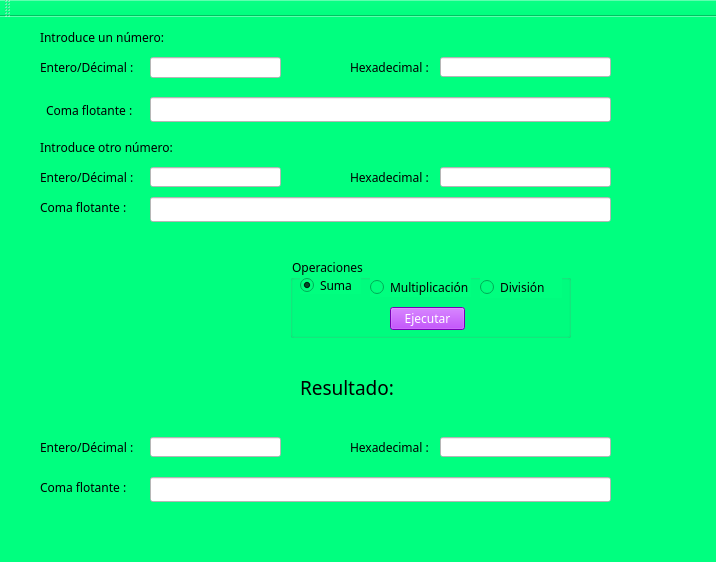
<?xml version="1.0" encoding="UTF-8"?>
<ui version="4.0">
 <class>MainWindow</class>
 <widget class="QMainWindow" name="MainWindow">
  <property name="geometry">
   <rect>
    <x>0</x>
    <y>0</y>
    <width>716</width>
    <height>562</height>
   </rect>
  </property>
  <property name="font">
   <font>
    <family>Segoe Print</family>
    <pointsize>10</pointsize>
   </font>
  </property>
  <property name="windowTitle">
   <string>ALU  (Unidad Aritmético Lógica)</string>
  </property>
  <property name="windowIcon">
   <iconset resource="imagenes.qrc">
    <normaloff>:/imagenes/91365.png</normaloff>:/imagenes/91365.png</iconset>
  </property>
  <property name="styleSheet">
   <string notr="true">background-color: rgb(0, 255, 127);</string>
  </property>
  <widget class="QWidget" name="centralWidget">
   <widget class="QLabel" name="label">
    <property name="geometry">
     <rect>
      <x>40</x>
      <y>10</y>
      <width>141</width>
      <height>20</height>
     </rect>
    </property>
    <property name="font">
     <font>
      <family>Segoe Print</family>
     </font>
    </property>
    <property name="text">
     <string>Introduce un número:</string>
    </property>
   </widget>
   <widget class="QLineEdit" name="num1">
    <property name="enabled">
     <bool>false</bool>
    </property>
    <property name="geometry">
     <rect>
      <x>150</x>
      <y>80</y>
      <width>461</width>
      <height>25</height>
     </rect>
    </property>
    <property name="styleSheet">
     <string notr="true">background-color: rgb(255, 255, 255);</string>
    </property>
    <property name="readOnly">
     <bool>false</bool>
    </property>
   </widget>
   <widget class="QLabel" name="label_2">
    <property name="geometry">
     <rect>
      <x>40</x>
      <y>120</y>
      <width>141</width>
      <height>20</height>
     </rect>
    </property>
    <property name="font">
     <font>
      <family>Segoe Print</family>
     </font>
    </property>
    <property name="text">
     <string>Introduce otro número:</string>
    </property>
   </widget>
   <widget class="QLineEdit" name="num2">
    <property name="enabled">
     <bool>false</bool>
    </property>
    <property name="geometry">
     <rect>
      <x>150</x>
      <y>180</y>
      <width>461</width>
      <height>25</height>
     </rect>
    </property>
    <property name="styleSheet">
     <string notr="true">background-color: rgb(255, 255, 255);</string>
    </property>
   </widget>
   <widget class="QGroupBox" name="groupBox">
    <property name="geometry">
     <rect>
      <x>290</x>
      <y>240</y>
      <width>281</width>
      <height>81</height>
     </rect>
    </property>
    <property name="font">
     <font>
      <family>Segoe Print</family>
     </font>
    </property>
    <property name="styleSheet">
     <string notr="true"/>
    </property>
    <property name="title">
     <string>Operaciones</string>
    </property>
    <widget class="QRadioButton" name="rbt_suma">
     <property name="geometry">
      <rect>
       <x>10</x>
       <y>20</y>
       <width>61</width>
       <height>17</height>
      </rect>
     </property>
     <property name="font">
      <font>
       <family>Segoe Print</family>
      </font>
     </property>
     <property name="text">
      <string>Suma</string>
     </property>
     <property name="checked">
      <bool>true</bool>
     </property>
    </widget>
    <widget class="QRadioButton" name="rbr_multiplicacion">
     <property name="geometry">
      <rect>
       <x>80</x>
       <y>20</y>
       <width>101</width>
       <height>20</height>
      </rect>
     </property>
     <property name="font">
      <font>
       <family>Segoe Print</family>
      </font>
     </property>
     <property name="text">
      <string>Multiplicación</string>
     </property>
    </widget>
    <widget class="QRadioButton" name="rbt_division">
     <property name="geometry">
      <rect>
       <x>190</x>
       <y>20</y>
       <width>82</width>
       <height>21</height>
      </rect>
     </property>
     <property name="font">
      <font>
       <family>Segoe Print</family>
      </font>
     </property>
     <property name="text">
      <string>División</string>
     </property>
    </widget>
    <widget class="QPushButton" name="btn_ejecutar">
     <property name="geometry">
      <rect>
       <x>100</x>
       <y>50</y>
       <width>75</width>
       <height>23</height>
      </rect>
     </property>
     <property name="font">
      <font>
       <family>Segoe Print</family>
      </font>
     </property>
     <property name="styleSheet">
      <string notr="true">background-color: rgb(170, 0, 255);
color: rgb(255, 255, 255);</string>
     </property>
     <property name="text">
      <string>Ejecutar</string>
     </property>
    </widget>
   </widget>
   <widget class="QLineEdit" name="txt_num1">
    <property name="geometry">
     <rect>
      <x>150</x>
      <y>40</y>
      <width>131</width>
      <height>21</height>
     </rect>
    </property>
    <property name="styleSheet">
     <string notr="true">background-color: rgb(255, 255, 255);</string>
    </property>
   </widget>
   <widget class="QLineEdit" name="txt_num2">
    <property name="geometry">
     <rect>
      <x>150</x>
      <y>150</y>
      <width>131</width>
      <height>20</height>
     </rect>
    </property>
    <property name="styleSheet">
     <string notr="true">background-color: rgb(255, 255, 255);</string>
    </property>
   </widget>
   <widget class="QLabel" name="label_3">
    <property name="geometry">
     <rect>
      <x>300</x>
      <y>350</y>
      <width>161</width>
      <height>41</height>
     </rect>
    </property>
    <property name="font">
     <font>
      <family>Segoe Print</family>
      <pointsize>14</pointsize>
     </font>
    </property>
    <property name="text">
     <string>Resultado:</string>
    </property>
   </widget>
   <widget class="QLineEdit" name="lineEdit">
    <property name="geometry">
     <rect>
      <x>150</x>
      <y>420</y>
      <width>131</width>
      <height>20</height>
     </rect>
    </property>
    <property name="styleSheet">
     <string notr="true">background-color: rgb(255, 255, 255);</string>
    </property>
   </widget>
   <widget class="QLineEdit" name="lineEdit_2">
    <property name="geometry">
     <rect>
      <x>440</x>
      <y>420</y>
      <width>171</width>
      <height>20</height>
     </rect>
    </property>
    <property name="styleSheet">
     <string notr="true">background-color: rgb(255, 255, 255);</string>
    </property>
   </widget>
   <widget class="QLineEdit" name="lineEdit_3">
    <property name="geometry">
     <rect>
      <x>440</x>
      <y>40</y>
      <width>171</width>
      <height>20</height>
     </rect>
    </property>
    <property name="styleSheet">
     <string notr="true">background-color: rgb(255, 255, 255);</string>
    </property>
   </widget>
   <widget class="QLineEdit" name="lineEdit_4">
    <property name="geometry">
     <rect>
      <x>440</x>
      <y>150</y>
      <width>171</width>
      <height>20</height>
     </rect>
    </property>
    <property name="styleSheet">
     <string notr="true">background-color: rgb(255, 255, 255);</string>
    </property>
   </widget>
   <widget class="QLabel" name="label_4">
    <property name="geometry">
     <rect>
      <x>40</x>
      <y>40</y>
      <width>101</width>
      <height>20</height>
     </rect>
    </property>
    <property name="font">
     <font>
      <family>Segoe Print</family>
     </font>
    </property>
    <property name="text">
     <string>Entero/Décimal :</string>
    </property>
   </widget>
   <widget class="QLabel" name="label_5">
    <property name="geometry">
     <rect>
      <x>350</x>
      <y>40</y>
      <width>81</width>
      <height>21</height>
     </rect>
    </property>
    <property name="font">
     <font>
      <family>Segoe Print</family>
     </font>
    </property>
    <property name="text">
     <string>Hexadecimal :</string>
    </property>
   </widget>
   <widget class="QLabel" name="label_6">
    <property name="geometry">
     <rect>
      <x>46</x>
      <y>83</y>
      <width>91</width>
      <height>20</height>
     </rect>
    </property>
    <property name="font">
     <font>
      <family>Segoe Print</family>
     </font>
    </property>
    <property name="text">
     <string>Coma flotante :</string>
    </property>
   </widget>
   <widget class="QLabel" name="label_7">
    <property name="geometry">
     <rect>
      <x>40</x>
      <y>150</y>
      <width>101</width>
      <height>20</height>
     </rect>
    </property>
    <property name="font">
     <font>
      <family>Segoe Print</family>
     </font>
    </property>
    <property name="text">
     <string>Entero/Décimal :</string>
    </property>
   </widget>
   <widget class="QLabel" name="label_8">
    <property name="geometry">
     <rect>
      <x>350</x>
      <y>150</y>
      <width>81</width>
      <height>21</height>
     </rect>
    </property>
    <property name="font">
     <font>
      <family>Segoe Print</family>
     </font>
    </property>
    <property name="text">
     <string>Hexadecimal :</string>
    </property>
   </widget>
   <widget class="QLabel" name="label_9">
    <property name="geometry">
     <rect>
      <x>40</x>
      <y>180</y>
      <width>91</width>
      <height>20</height>
     </rect>
    </property>
    <property name="font">
     <font>
      <family>Segoe Print</family>
     </font>
    </property>
    <property name="text">
     <string>Coma flotante :</string>
    </property>
   </widget>
   <widget class="QLabel" name="label_10">
    <property name="geometry">
     <rect>
      <x>40</x>
      <y>420</y>
      <width>101</width>
      <height>20</height>
     </rect>
    </property>
    <property name="font">
     <font>
      <family>Segoe Print</family>
     </font>
    </property>
    <property name="text">
     <string>Entero/Décimal :</string>
    </property>
   </widget>
   <widget class="QLabel" name="label_11">
    <property name="geometry">
     <rect>
      <x>350</x>
      <y>420</y>
      <width>81</width>
      <height>21</height>
     </rect>
    </property>
    <property name="font">
     <font>
      <family>Segoe Print</family>
     </font>
    </property>
    <property name="text">
     <string>Hexadecimal :</string>
    </property>
   </widget>
   <widget class="QLineEdit" name="num2_2">
    <property name="enabled">
     <bool>false</bool>
    </property>
    <property name="geometry">
     <rect>
      <x>150</x>
      <y>460</y>
      <width>461</width>
      <height>25</height>
     </rect>
    </property>
    <property name="styleSheet">
     <string notr="true">background-color: rgb(255, 255, 255);</string>
    </property>
   </widget>
   <widget class="QLabel" name="label_12">
    <property name="geometry">
     <rect>
      <x>40</x>
      <y>460</y>
      <width>91</width>
      <height>20</height>
     </rect>
    </property>
    <property name="font">
     <font>
      <family>Segoe Print</family>
     </font>
    </property>
    <property name="text">
     <string>Coma flotante :</string>
    </property>
   </widget>
   <widget class="QLabel" name="label_13">
    <property name="geometry">
     <rect>
      <x>50</x>
      <y>220</y>
      <width>181</width>
      <height>181</height>
     </rect>
    </property>
    <property name="styleSheet">
     <string notr="true"/>
    </property>
    <property name="text">
     <string/>
    </property>
    <property name="pixmap">
     <pixmap resource="imagenes.qrc">:/imagenes/nerd.png</pixmap>
    </property>
    <property name="scaledContents">
     <bool>true</bool>
    </property>
   </widget>
   <widget class="QLabel" name="label_14">
    <property name="geometry">
     <rect>
      <x>590</x>
      <y>310</y>
      <width>111</width>
      <height>91</height>
     </rect>
    </property>
    <property name="text">
     <string/>
    </property>
    <property name="pixmap">
     <pixmap resource="imagenes.qrc">:/imagenes/300px-ALU_symbol.svg.png</pixmap>
    </property>
    <property name="scaledContents">
     <bool>true</bool>
    </property>
   </widget>
  </widget>
  <widget class="QMenuBar" name="menuBar">
   <property name="geometry">
    <rect>
     <x>0</x>
     <y>0</y>
     <width>716</width>
     <height>21</height>
    </rect>
   </property>
  </widget>
  <widget class="QToolBar" name="mainToolBar">
   <attribute name="toolBarArea">
    <enum>TopToolBarArea</enum>
   </attribute>
   <attribute name="toolBarBreak">
    <bool>false</bool>
   </attribute>
  </widget>
  <widget class="QStatusBar" name="statusBar"/>
 </widget>
 <layoutdefault spacing="6" margin="11"/>
 <resources>
  <include location="imagenes.qrc"/>
 </resources>
 <connections/>
</ui>
